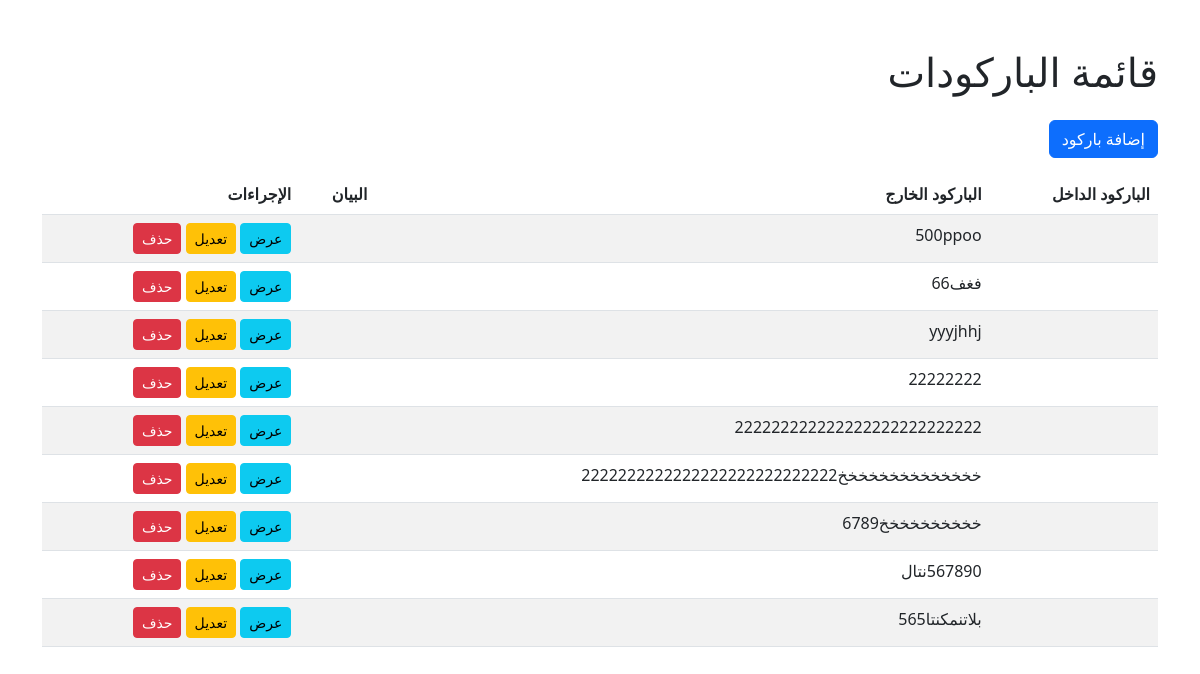
Before: /invoice/barcode/ with the older database file.
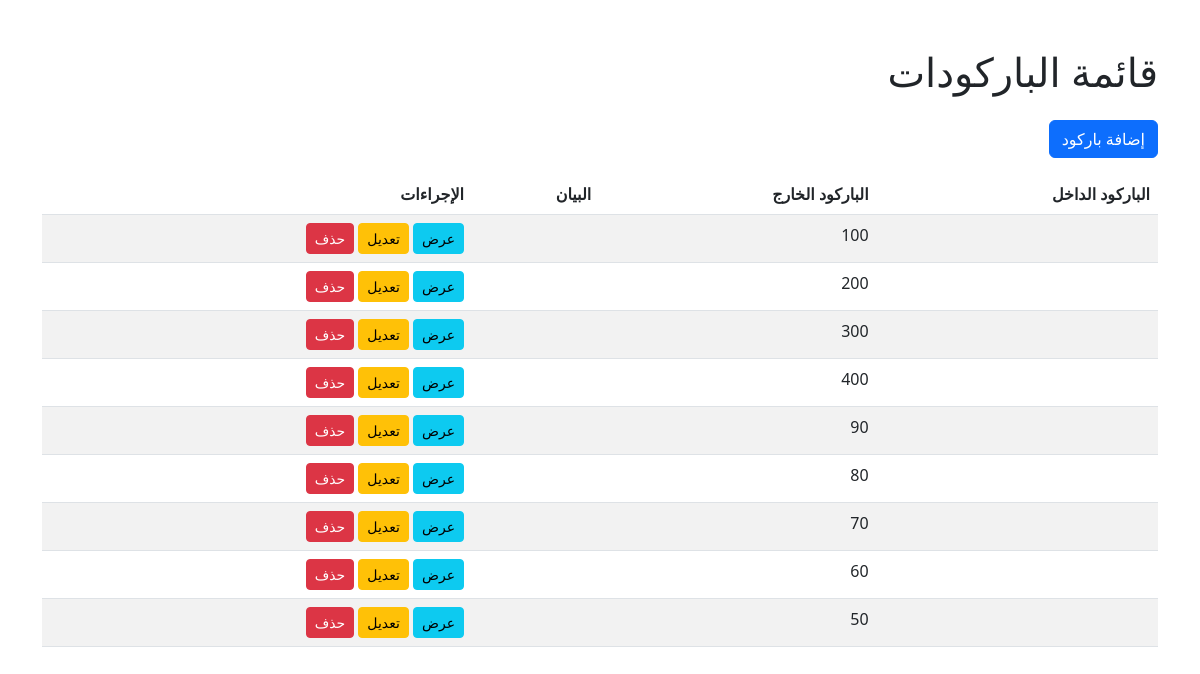
After: the same page with the newer database file.
### invoice/models.py (models this page shows, shortened)
class Barcode(models.Model):
    barcode_in = models.CharField(max_length=255,  verbose_name=_("الباركود الداخل"))
    barcode_out = models.CharField(max_length=255,  blank=True, null=True, verbose_name=_("الباركود الخارج"))
    suffix = models.CharField(max_length=10, blank=True, null=True, verbose_name=_("اللاحقة"))
    notes = models.TextField(blank=True, verbose_name=_("ملاحظات"))
    uniqueId = models.CharField(max_length=100, unique=True, blank=True, null=True, verbose_name=_("الرقم المسلسل"))
    slug = models.SlugField(max_length=225, unique=True, blank=True, null=True)
    date_created = models.DateTimeField(auto_now_add=True, verbose_name=_("تاريخ الإنشاء"))
    last_updated = models.DateTimeField(auto_now=True, verbose_name=_("آخر تحديث"))
    class Meta:
        verbose_name = _('باركود')
        verbose_name_plural = _('الباركودات')

### invoice/views.py (the view)
# urls.py: path('barcode/', barcodeListView.as_view(), name='barcode_list'),
class barcodeListView(ListView):
    model = Barcode
    template_name = 'barcode/barcode_list.html'
    context_object_name = 'barcode'

### templates/barcode/barcode_list.html
{% extends 'base.html' %}
{% block content %}
<div class="container mt-5">
    <h1 class="mb-4">قائمة الباركودات </h1>
    <a href="{% url 'barcode_create' %}" class="btn btn-primary mb-3">إضافة باركود </a>
    <table class="table table-striped">
        <thead>
            <tr>
                <th>الباركود الداخل </th>
                <th>الباركود الخارج </th>
                <th>البيان</th>
                <th>الإجراءات</th>
            </tr>
        </thead>
        <tbody>
            {% for barcode in barcode %}
                <tr>
                    <td>{{ barcode.barcode_in }}</td>
                    <td>{{ barcode.barcode_out }}</td>
                    <td>{{ barcode.notes }}</td>
                    <td>
                        <a href="{% url 'barcode_detail' barcode.pk %}" class="btn btn-info btn-sm">عرض</a>
                        <a href="{% url 'barcode_update' barcode.pk %}" class="btn btn-warning btn-sm">تعديل</a>
                        <a href="{% url 'barcode_delete' barcode.pk %}" class="btn btn-danger btn-sm">حذف</a>
                    </td>
                </tr>
            {% endfor %}
        </tbody>
    </table>
</div>
{% endblock %}

Changed rows visible on the page:
removed Barcode: barcode_out "500ppoo"
removed Barcode: barcode_out "فغف66"
removed Barcode: barcode_out "yyyjhhj"
removed Barcode: barcode_out "22222222"
removed Barcode: barcode_out "222222222222222222222222222"
removed Barcode: barcode_out "خخخخخخخخخخخخخخ2222222222222222222222222222"
removed Barcode: barcode_out "خخخخخخخخخخ6789"
removed Barcode: barcode_out "567890نتال"
removed Barcode: barcode_out "بلاتنمكنتا565"
added Barcode: barcode_out "100"
added Barcode: barcode_out "200"
added Barcode: barcode_out "300"
added Barcode: barcode_out "400"
added Barcode: barcode_out "90"
added Barcode: barcode_out "80"
added Barcode: barcode_out "70"
added Barcode: barcode_out "60"
added Barcode: barcode_out "50"
